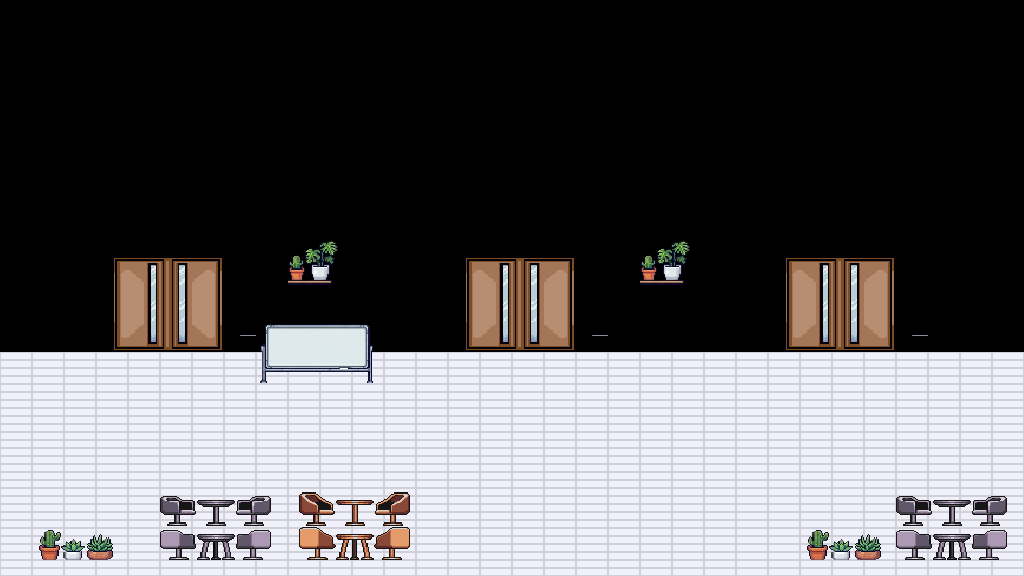

This game map was drawn from its Tiled (.tmx) file and the tilesets committed beside it. A one-line description and the full map source follow:
An orthogonal 32x18 tile map with 32x32 px tiles, 3 tile layers (Tile Layer 1, Tile Layer 3, Tile Layer 2), 2 tilesets.

<map version="1.10" tiledversion="1.11.2" orientation="orthogonal" renderorder="right-down" width="32" height="18" tilewidth="32" tileheight="32" infinite="0" nextlayerid="9" nextobjectid="1">
 <tileset firstgid="1" source="FullTileSet.tsx" />
 <tileset firstgid="958" source="Full Asset.tsx" />
 <layer id="6" name="Tile Layer 1" width="32" height="18">
  <data encoding="csv">
0,0,0,0,0,0,0,0,0,0,0,0,0,0,0,0,0,0,0,0,0,0,0,0,0,0,0,0,0,0,0,0,
0,0,0,0,0,0,0,0,0,0,0,0,0,0,0,0,0,0,0,0,0,0,0,0,0,0,0,0,0,0,0,0,
0,0,0,0,0,0,0,0,0,0,0,0,0,0,0,0,0,0,0,0,0,0,0,0,0,0,0,0,0,0,0,0,
0,0,0,0,0,0,0,0,0,0,0,0,0,0,0,0,0,0,0,0,0,0,0,0,0,0,0,0,0,0,0,0,
0,0,0,0,0,0,0,0,0,0,0,0,0,0,0,0,0,0,0,0,0,0,0,0,0,0,0,0,0,0,0,0,
0,0,0,0,0,0,0,0,0,0,0,0,0,0,0,0,0,0,0,0,0,0,0,0,0,0,0,0,0,0,0,0,
0,0,0,0,0,0,0,0,0,0,0,0,0,0,0,0,0,0,0,0,0,0,0,0,0,0,0,0,0,0,0,0,
0,0,0,0,0,0,0,0,0,0,0,0,0,0,0,0,0,0,0,0,0,0,0,0,0,0,0,0,0,0,0,0,
0,0,0,0,0,0,0,0,0,0,0,0,0,0,0,0,0,0,0,0,0,0,0,0,0,0,0,0,0,0,0,0,
0,0,0,0,0,0,0,0,0,0,0,0,0,0,0,0,0,0,0,0,0,0,0,0,0,0,0,0,0,0,0,0,
0,0,0,0,0,0,0,0,0,0,0,0,0,0,0,0,0,0,0,0,0,0,0,0,0,0,0,0,0,0,0,0,
1100,1100,1100,1100,1100,1100,1100,1100,1100,1100,1100,1100,1100,1100,1100,1100,1100,1100,1100,1100,1100,1100,1100,1100,1100,1100,1100,1100,1100,1100,1100,1100,
1100,1100,1100,1100,1100,1100,1100,1100,1100,1100,1100,1100,1100,1100,1100,1100,1100,1100,1100,1100,1100,1100,1100,1100,1100,1100,1100,1100,1100,1100,1100,1100,
1100,1100,1100,1100,1100,1100,1100,1100,1100,1100,1100,1100,1100,1100,1100,1100,1100,1100,1100,1100,1100,1100,1100,1100,1100,1100,1100,1100,1100,1100,1100,1100,
1100,1100,1100,1100,1100,1100,1100,1100,1100,1100,1100,1100,1100,1100,1100,1100,1100,1100,1100,1100,1100,1100,1100,1100,1100,1100,1100,1100,1100,1100,1100,1100,
1100,1100,1100,1100,1100,1100,1100,1100,1100,1100,1100,1100,1100,1100,1100,1100,1100,1100,1100,1100,1100,1100,1100,1100,1100,1100,1100,1100,1100,1100,1100,1100,
1100,1100,1100,1100,1100,1100,1100,1100,1100,1100,1100,1100,1100,1100,1100,1100,1100,1100,1100,1100,1100,1100,1100,1100,1100,1100,1100,1100,1100,1100,1100,1100,
1100,1100,1100,1100,1100,1100,1100,1100,1100,1100,1100,1100,1100,1100,1100,1100,1100,1100,1100,1100,1100,1100,1100,1100,1100,1100,1100,1100,1100,1100,1100,1100
</data>
 </layer>
 <layer id="8" name="Tile Layer 3" width="32" height="18">
  <data encoding="csv">
0,0,0,0,0,0,0,0,0,0,0,0,0,0,0,0,0,0,0,0,0,0,0,0,0,0,0,0,0,0,0,0,
0,0,0,0,0,0,0,0,0,0,0,0,0,0,0,0,0,0,0,0,0,0,0,0,0,0,0,0,0,0,0,0,
0,0,0,0,0,0,0,0,0,0,0,0,0,0,0,0,0,0,0,0,0,0,0,0,0,0,0,0,0,0,0,0,
0,0,0,0,0,0,0,0,0,0,0,0,0,0,0,0,0,0,0,0,0,0,0,0,0,0,0,0,0,0,0,0,
0,0,0,0,0,0,0,0,0,0,0,0,0,0,0,0,0,0,0,0,0,0,0,0,0,0,0,0,0,0,0,0,
0,0,0,0,0,0,0,0,0,0,0,0,0,0,0,0,0,0,0,0,0,0,0,0,0,0,0,0,0,0,0,0,
0,0,0,0,0,0,0,0,1414,0,0,0,0,0,0,0,0,0,0,1414,0,0,0,0,0,0,0,0,0,0,0,0,
0,0,0,0,0,0,0,0,1414,1415,1416,0,0,0,0,0,0,0,0,1414,1415,1416,0,0,0,0,0,0,0,0,0,0,
0,0,0,0,0,0,0,1879,1879,1444,1445,0,0,0,0,0,0,0,0,1879,1444,1445,0,0,0,0,0,0,0,1879,0,0,
0,0,0,0,0,0,0,0,0,0,0,0,0,0,0,0,0,0,0,0,0,0,0,0,0,0,0,0,0,0,0,0,
0,0,0,0,0,0,0,0,14,14,14,14,0,0,0,0,0,0,0,0,0,0,0,0,0,0,0,0,0,0,0,0,
0,0,0,0,0,0,0,0,14,14,14,14,0,0,0,0,0,0,0,0,0,0,0,0,0,0,0,0,0,0,0,0,
0,0,0,0,0,0,0,0,0,0,0,0,0,0,0,0,0,0,0,0,0,0,0,0,0,0,0,0,0,0,0,0,
0,1241,1241,1241,1241,1241,1241,1241,1241,1241,0,0,0,0,0,0,0,0,0,0,0,0,0,0,0,0,0,0,0,0,0,0,
0,1241,1241,1241,1241,1241,1241,1241,1241,0,0,0,0,0,0,0,0,0,0,0,0,0,0,0,0,0,0,1409,1410,1411,1412,1413,
0,1241,1241,1241,1241,1439,1440,1441,1442,1434,1435,1436,1437,1438,0,0,0,0,0,0,0,0,0,0,0,0,0,1438,1439,1440,1441,1442,
0,1472,1473,1474,0,1468,1469,1470,1471,1463,1464,1465,1466,1467,0,0,0,0,0,0,0,0,0,0,0,1472,1473,1474,1468,1469,1470,1471,
0,1501,1502,1503,0,1497,1498,1499,1500,1492,1493,1494,1495,1496,0,0,0,0,0,0,0,0,0,0,0,1501,1502,1503,1497,1498,1499,1500
</data>
 </layer>
 <layer id="7" name="Tile Layer 2" width="32" height="18">
  <data encoding="csv">
0,0,0,0,0,0,0,0,0,0,0,0,0,0,0,0,0,0,0,0,0,0,0,0,0,0,0,0,0,0,0,0,
0,0,0,0,0,0,0,0,0,0,0,0,0,0,0,0,0,0,0,0,0,0,0,0,0,0,0,0,0,0,0,0,
0,0,0,0,0,0,0,0,0,0,0,0,0,0,0,0,0,0,0,0,0,0,0,0,0,0,0,0,0,0,0,0,
0,0,0,0,0,0,0,0,0,0,0,0,0,0,0,0,0,0,0,0,0,0,0,0,0,0,0,0,0,0,0,0,
0,0,0,0,0,0,0,0,0,0,0,0,0,0,0,0,0,0,0,0,0,0,0,0,0,0,0,0,0,0,0,0,
0,0,0,0,0,0,0,0,0,0,0,0,0,0,0,0,0,0,0,0,0,0,0,0,0,0,0,0,0,0,0,0,
0,0,0,0,0,0,0,0,0,0,0,0,0,0,0,0,0,0,0,0,0,0,0,0,0,0,0,0,0,0,0,0,
0,0,0,1057,1058,1059,1060,1061,0,0,0,0,0,0,1057,1058,1059,1060,1061,0,0,0,0,0,1057,1058,1059,1060,1061,0,0,0,
0,0,0,1086,1087,1088,1089,1090,0,0,0,0,0,0,1086,1087,1088,1089,1090,0,0,0,0,0,1086,1087,1088,1089,1090,0,0,0,
0,0,0,1115,1116,1117,1118,1119,460,461,462,0,0,0,1115,1116,1117,1118,1119,0,0,0,0,0,1115,1116,1117,1118,1119,0,0,0,
0,0,0,1144,1145,1146,1147,1148,489,490,491,492,0,0,1144,1145,1146,1147,1148,0,0,0,0,0,1144,1145,1146,1147,1148,0,0,0,
0,0,0,0,0,0,0,0,518,519,520,521,0,0,0,0,0,0,0,0,0,0,0,0,0,0,0,0,0,0,0,0,
0,0,0,0,0,0,0,0,0,0,0,0,0,0,0,0,0,0,0,0,0,0,0,0,0,0,0,0,0,0,0,0,
0,0,0,0,0,0,0,0,0,0,0,0,0,0,0,0,0,0,0,0,0,0,0,0,0,0,0,0,0,0,0,0,
0,0,0,0,0,0,0,0,0,0,0,0,0,0,0,0,0,0,0,0,0,0,0,0,0,0,0,0,0,0,0,0,
0,0,0,0,0,0,0,0,0,0,0,0,0,0,0,0,0,0,0,0,0,0,0,0,0,0,0,0,0,0,0,0,
0,0,0,0,0,0,0,0,0,0,0,0,0,0,0,0,0,0,0,0,0,0,0,0,0,0,0,0,0,0,0,0,
0,0,0,0,0,0,0,0,0,0,0,0,0,0,0,0,0,0,0,0,0,0,0,0,0,0,0,0,0,0,0,0
</data>
 </layer>
</map>
